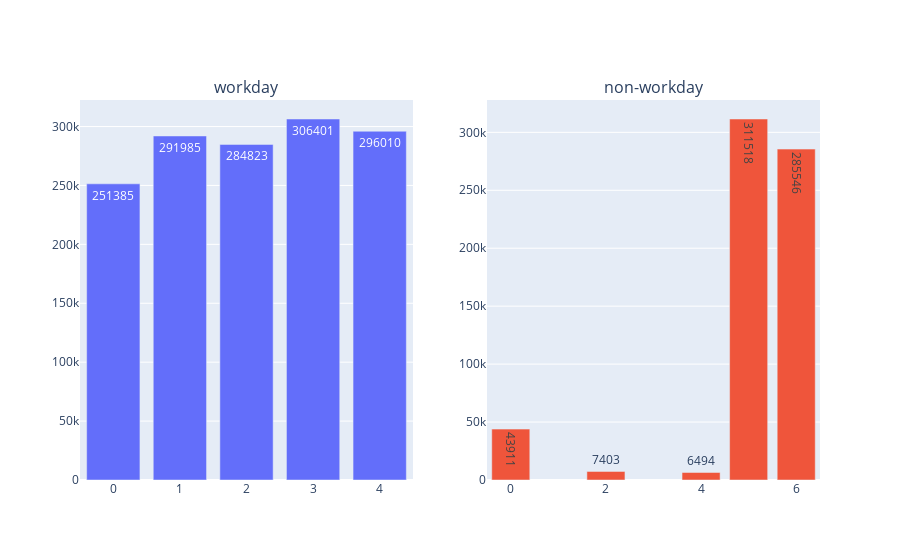

The code cell stored with this chart in its notebook:
### Code cell
visualize('dow')

### Figure 1 — Plotly figure (JSON) as saved in the notebook; plotly's stock layout.template omitted (floating-point values rounded to 4 significant figures)
{"data": [{"text": [251385, 291985, 284823, 306401, 296010], "textposition": "auto", "texttemplate": "%{text:.0f}", "type": "bar", "x": [0, 1, 2, 3, 4], "xaxis": "x", "y": [251385, 291985, 284823, 306401, 296010], "yaxis": "y"}, {"text": [43911, 7403, 6494, 311518, 285546], "textposition": "auto", "texttemplate": "%{text:.0f}", "type": "bar", "x": [0, 2, 4, 5, 6], "xaxis": "x2", "y": [43911, 7403, 6494, 311518, 285546], "yaxis": "y2"}], "layout": {"annotations": [{"font": {"size": 16}, "showarrow": false, "text": "workday", "x": 0.225, "xanchor": "center", "xref": "paper", "y": 1, "yanchor": "bottom", "yref": "paper"}, {"font": {"size": 16}, "showarrow": false, "text": "non-workday", "x": 0.775, "xanchor": "center", "xref": "paper", "y": 1, "yanchor": "bottom", "yref": "paper"}], "showlegend": false, "xaxis": {"anchor": "y", "domain": [0, 0.45]}, "xaxis2": {"anchor": "y2", "domain": [0.55, 1]}, "yaxis": {"anchor": "x", "domain": [0, 1]}, "yaxis2": {"anchor": "x2", "domain": [0, 1]}}}
